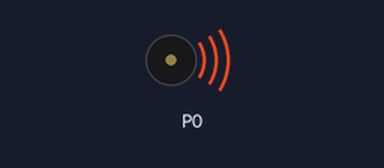
Simulated run of this program. Board: BBC micro:bit (MakeCode). Shown: buzzer (waves = sounding).

Above: at 0.12 s.
Timing chart, 0 to 3.0 s (numbered marks = the images above):
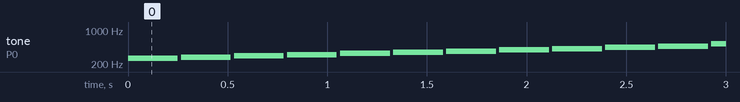

The program:

main.ts
```typescript
basic.forever(function () {
    music.playTone(262, music.beat(BeatFraction.Half))
    basic.pause(11)
    music.playTone(277, music.beat(BeatFraction.Half))
    basic.pause(11)
    music.playTone(294, music.beat(BeatFraction.Half))
    basic.pause(11)
    music.playTone(311, music.beat(BeatFraction.Half))
    basic.pause(11)
    music.playTone(330, music.beat(BeatFraction.Half))
    basic.pause(11)
    music.playTone(349, music.beat(BeatFraction.Half))
    basic.pause(11)
    music.playTone(370, music.beat(BeatFraction.Half))
    basic.pause(11)
    music.playTone(392, music.beat(BeatFraction.Half))
    basic.pause(11)
    music.playTone(415, music.beat(BeatFraction.Half))
    basic.pause(11)
    music.playTone(440, music.beat(BeatFraction.Half))
    basic.pause(11)
    music.playTone(466, music.beat(BeatFraction.Half))
    basic.pause(11)
    music.playTone(523, music.beat(BeatFraction.Half))
    basic.pause(11)
    music.playTone(554, music.beat(BeatFraction.Half))
    basic.pause(11)
    for (let index = 0; index < 6; index++) {
        music.playTone(587, music.beat(BeatFraction.Half))
        basic.pause(11)
        music.playTone(587, music.beat(BeatFraction.Half))
        basic.pause(11)
        music.playTone(587, music.beat(BeatFraction.Half))
        basic.pause(11)
    }
})
basic.forever(function () {

})
basic.forever(function () {

})
basic.forever(function () {

})
basic.forever(function () {

})
basic.forever(function () {

})
basic.forever(function () {

})
basic.forever(function () {

})
basic.forever(function () {

})
```

test.ts
```typescript
// Hier kann man Tests durchführen; diese Datei wird nicht kompiliert, wenn dieses Paket als Erweiterung verwendet wird.
```

Measured:
- by itself, tone on P0: plays 262 Hz for 0.25 s, 277 Hz for 0.25 s, 294 Hz for 0.25 s, 311 Hz for 0.25 s, 330 Hz for 0.25 s, 349 Hz for 0.25 s … (488 notes in this stretch)
